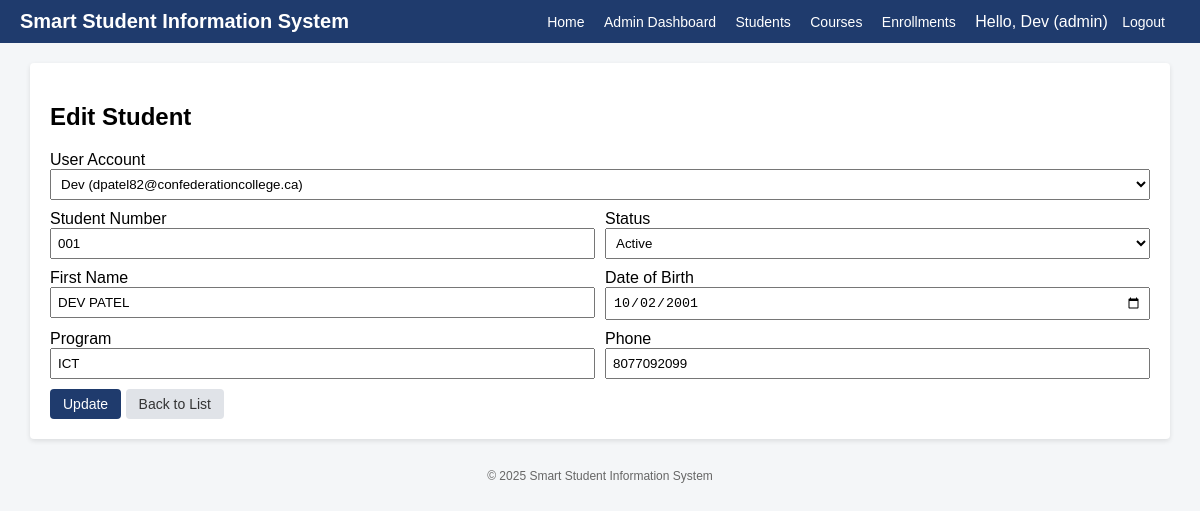
The page /admin/student_form.php?id=1 (signed in) on the database its author committed.
### tables this page shows
CREATE TABLE `users` (
  `id` int(11) NOT NULL,
  `name` varchar(100) NOT NULL,
  `email` varchar(120) NOT NULL,
  `password` varchar(255) NOT NULL,
  `role` enum('admin','student') NOT NULL DEFAULT 'student',
  `created_at` datetime DEFAULT NULL,
  `updated_at` datetime DEFAULT NULL
);

CREATE TABLE `students` (
  `id` int(11) NOT NULL,
  `user_id` int(11) NOT NULL,
  `student_number` varchar(50) NOT NULL,
  `first_name` varchar(100) NOT NULL,
  `dob` date DEFAULT NULL,
  `program` varchar(150) DEFAULT NULL,
  `phone` varchar(30) DEFAULT NULL,
  `status` enum('active','inactive','graduated') NOT NULL DEFAULT 'active',
  `created_at` datetime DEFAULT NULL,
  `updated_at` datetime DEFAULT NULL
);

### admin/student_form.php (the view, shortened to what this page needs)
<?php
$pdo = getPDO();
$id = isset($_GET['id']) ? (int)$_GET['id'] : 0;
$isEdit = $id > 0;
$student = [
    'user_id' => '',
    'student_number' => '',
    'first_name' => '',
    'dob' => '',
    'program' => '',
    'phone' => '',
    'status' => 'active',
];
if ($isEdit) {
    $stmt = $pdo->prepare("SELECT * FROM students WHERE id = ?");
    $stmt->execute([$id]);
    $existing = $stmt->fetch();
    $student = $existing;
}
$users = $pdo->query("SELECT id, name, email FROM users ORDER BY name ASC")->fetchAll();
include '../header.php';
?>
<h2><?php echo $isEdit ? 'Edit Student' : 'Add New Student'; ?></h2>
<form method="post">
    <div>
        <label>User Account</label>
        <select name="user_id" required>
            <?php foreach ($users as $u): ?>
                <option value="<?php echo $u['id']; ?>" <?php if($student['user_id']==$u['id']) echo 'selected'; ?>>
                    <?php echo htmlspecialchars($u['name'] . ' (' . $u['email'] . ')'); ?>
                </option>
            <?php endforeach; ?>
        </select>
    </div>
    <div class="flex">
        <div>
            <label>Student Number</label>
            <input type="text" name="student_number" value="<?php echo htmlspecialchars($student['student_number']); ?>" required>
        </div>
        <div>
            <label>Status</label>
            <select name="status">
                <option value="active" <?php if($student['status']==='active') echo 'selected'; ?>>Active</option>
            </select>
        </div>
    </div>
    <div class="flex">
        <div>
            <label>First Name</label>
            <input type="text" name="first_name" value="<?php echo htmlspecialchars($student['first_name']); ?>" required>
        </div>
        <div>
            <label>Date of Birth</label>
            <input type="date" name="dob" value="<?php echo htmlspecialchars($student['dob']); ?>">
        </div>
    </div>
    <div class="flex">
        <div>
            <label>Program</label>
            <input type="text" name="program" value="<?php echo htmlspecialchars($student['program']); ?>">
        </div>
        <div>
            <label>Phone</label>
            <input type="text" name="phone" value="<?php echo htmlspecialchars($student['phone']); ?>">
        </div>
    </div>
    <button class="btn btn-primary" type="submit"><?php echo $isEdit ? 'Update' : 'Create'; ?></button>
    <a href="students.php" class="btn btn-secondary">Back to List</a>
</form>
<?php include '../footer.php'; ?>

### header.php (shortened to what this page needs)
<?php
$user = isset($_SESSION['user']) ? $_SESSION['user'] : null;
$baseUrl = '/smart_sis1';
?>
<!DOCTYPE html>
<html lang="en">
<head>
</head>
<body>
<header>
    <div style="display:flex;justify-content:space-between;align-items:center;">
        <h1>Smart Student Information System</h1>
        <nav>
            <a href="<?php echo $baseUrl; ?>/index.php">Home</a>
            <?php if ($user): ?>
                <?php if ($user['role'] === 'admin'): ?>
                    <a href="<?php echo $baseUrl; ?>/admin/dashboard.php">Admin Dashboard</a>
                    <a href="<?php echo $baseUrl; ?>/admin/students.php">Students</a>
                    <a href="<?php echo $baseUrl; ?>/admin/courses.php">Courses</a>
                    <a href="<?php echo $baseUrl; ?>/admin/enrollments.php">Enrollments</a>
                <?php elseif ($user['role'] === 'student'): ?>
                    <a href="<?php echo $baseUrl; ?>/student/dashboard.php">My Dashboard</a>
                    <a href="<?php echo $baseUrl; ?>/student/profile.php">My Profile</a>
                <?php endif; ?>
                <span style="margin-right:10px;">Hello, <?php echo htmlspecialchars($user['name']); ?>
                    (<?php echo htmlspecialchars($user['role']); ?>)</span>
                <a href="<?php echo $baseUrl; ?>/logout.php">Logout</a>
            <?php else: ?>
                <a href="<?php echo $baseUrl; ?>/login.php">Login</a>
                <a href="<?php echo $baseUrl; ?>/register.php">Register</a>
            <?php endif; ?>
        </nav>
    </div>
</header>
<div class="container">

### header.php (style rules this page uses)
body { font-family: Arial, sans-serif; background:#f4f6f8; margin:0; }
header { background:#1f3b6d; color:white; padding:10px 20px; }
header h1 { margin:0; font-size:20px; }
nav a { color:white; margin-right:15px; text-decoration:none; font-size:14px; }
.container { max-width:1100px; margin:20px auto; background:white; padding:20px; box-shadow:0 2px 5px rgba(0,0,0,0.1); border-radius:4px; }
.btn { display:inline-block; padding:6px 12px; border-radius:4px; text-decoration:none; font-size:14px; border:1px solid transparent; cursor:pointer; }
.btn-primary { background:#1f3b6d; color:white; }
.btn-secondary { background:#e0e3e8; color:#333; }
input[type=text], input[type=email], input[type=password], input[type=date], select, textarea { padding:6px; width:100%; box-sizing:border-box; margin-bottom:10px; }
.flex { display:flex; gap:10px; flex-wrap:wrap; }
.flex > div { flex:1 1 200px; }

### rows shown on the page
users: name "Dev"
students: user_id "Dev (dpatel82@confederationcollege.ca)", student_number "001", status "Active", first_name "DEV PATEL", dob "10/02/2001", program "ICT", phone "8077092099"

### other values the page prints
$user['role'] "admin"
